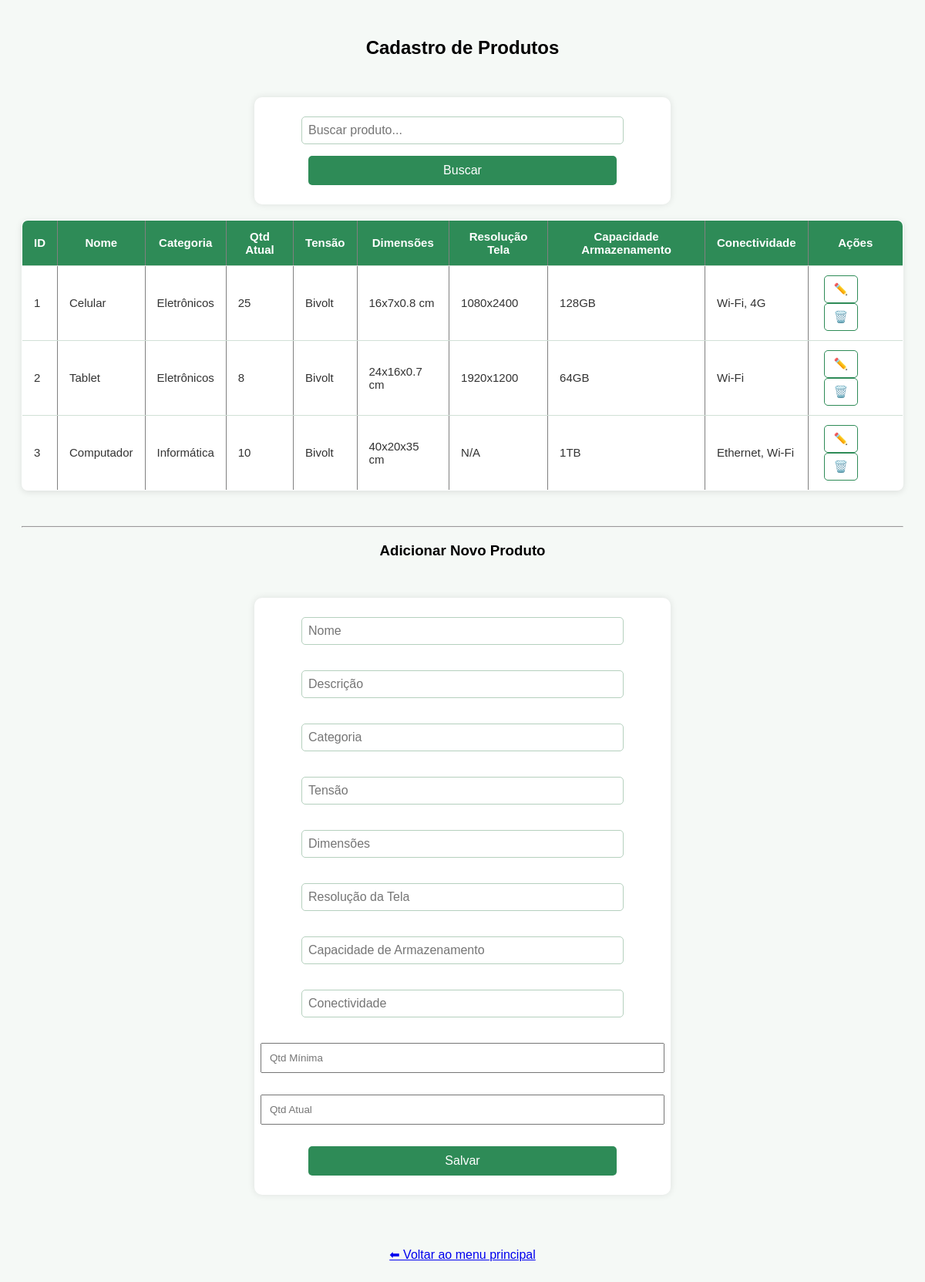
Page /cadastro_produto.php (signed in) on the committed database.
### tables this page shows
CREATE TABLE produtos (
  id_produto INT AUTO_INCREMENT PRIMARY KEY,
  nome VARCHAR(100) NOT NULL,
  descricao TEXT,
  categoria VARCHAR(50),
  tensao VARCHAR(20),
  dimensoes VARCHAR(50),
  resolucao_tela VARCHAR(50),
  capacidade_armazenamento VARCHAR(50),
  conectividade VARCHAR(50),
  quantidade_minima INT DEFAULT 0,
  quantidade_atual INT DEFAULT 0
);

### cadastro_produto.php (the view, shortened to what this page needs)
<?php
include('conexao.php');
$busca = isset($_GET['busca']) ? $_GET['busca'] : '';
$sql = "SELECT * FROM produtos WHERE nome LIKE '%$busca%'";
$result = $conn->query($sql);
$produtoEdit = [
    'id_produto' => '',
    'nome' => '',
    'descricao' => '',
    'categoria' => '',
    'quantidade_minima' => '',
    'quantidade_atual' => '',
    'tensao' => '',
    'dimensoes' => '',
    'resolucao_tela' => '',
    'capacidade_armazenamento' => '',
    'conectividade' => ''
];
?>
<!DOCTYPE html>
<html lang="pt-br">
<head>
<link rel="stylesheet" href="style.css">
</head>
<body>
<div class="container">
<h2>Cadastro de Produtos</h2>
<form method="get" style="margin-bottom:10px;">
  <input type="text" name="busca" placeholder="Buscar produto..." value="<?= htmlspecialchars($busca) ?>">
  <button type="submit">Buscar</button>
</form>
<table border="1">
<tr>
    <th>ID</th>
    <th>Nome</th>
    <th>Categoria</th>
    <th>Qtd Atual</th>
    <th>Tensão</th>
    <th>Dimensões</th>
    <th>Resolução Tela</th>
    <th>Capacidade Armazenamento</th>
    <th>Conectividade</th>
    <th>Ações</th>
</tr>
<?php if ($result->num_rows > 0): ?>
<?php while($p = $result->fetch_assoc()): ?>
<tr>
    <td><?= $p['id_produto'] ?></td>
    <td><?= htmlspecialchars($p['nome']) ?></td>
    <td><?= htmlspecialchars($p['categoria']) ?></td>
    <td><?= $p['quantidade_atual'] ?></td>
    <td><?= htmlspecialchars($p['tensao']) ?></td>
    <td><?= htmlspecialchars($p['dimensoes']) ?></td>
    <td><?= htmlspecialchars($p['resolucao_tela']) ?></td>
    <td><?= htmlspecialchars($p['capacidade_armazenamento']) ?></td>
    <td><?= htmlspecialchars($p['conectividade']) ?></td>
    <td>
        <a href="?editar=<?= $p['id_produto'] ?>">✏️</a>
        <a href="?excluir=<?= $p['id_produto'] ?>" onclick="return confirm('Deseja realmente excluir este produto?')">🗑️</a>
    </td>
</tr>
<?php endwhile; ?>
<?php else: ?>
<tr><td colspan="10">Nenhum produto encontrado.</td></tr>
<?php endif; ?>
</table>
<br>
<hr>
<h3><?= $produtoEdit['id_produto'] ? "Editar Produto" : "Adicionar Novo Produto" ?></h3>
<form method="post">
  <input type="text" name="nome" placeholder="Nome" value="<?= htmlspecialchars($produtoEdit['nome']) ?>" required><br>
  <input type="text" name="descricao" placeholder="Descrição" value="<?= htmlspecialchars($produtoEdit['descricao']) ?>"><br>
  <input type="text" name="categoria" placeholder="Categoria" value="<?= htmlspecialchars($produtoEdit['categoria']) ?>"><br>
  <input type="text" name="tensao" placeholder="Tensão" value="<?= htmlspecialchars($produtoEdit['tensao']) ?>"><br>
  <input type="text" name="dimensoes" placeholder="Dimensões" value="<?= htmlspecialchars($produtoEdit['dimensoes']) ?>"><br>
  <input type="text" name="resolucao_tela" placeholder="Resolução da Tela" value="<?= htmlspecialchars($produtoEdit['resolucao_tela']) ?>"><br>
  <input type="text" name="capacidade_armazenamento" placeholder="Capacidade de Armazenamento" value="<?= htmlspecialchars($produtoEdit['capacidade_armazenamento']) ?>"><br>
  <input type="text" name="conectividade" placeholder="Conectividade" value="<?= htmlspecialchars($produtoEdit['conectividade']) ?>"><br>
  <input type="number" name="minimo" placeholder="Qtd Mínima" value="<?= htmlspecialchars($produtoEdit['quantidade_minima']) ?>" required><br>
  <input type="number" name="quantidade" placeholder="Qtd Atual" value="<?= htmlspecialchars($produtoEdit['quantidade_atual']) ?>" <?= $produtoEdit['id_produto'] ? 'readonly' : '' ?> required><br>
  <button type="submit" name="salvar">Salvar</button>
</form>
<br>
<a href="Painel.php">⬅ Voltar ao menu principal</a>
</div>
</body>
</html>

### style.css (style rules this page uses)
.container { max-width: 1200px; margin: auto; padding: 20px; }
table { width: 100%; border-collapse: collapse; margin: 20px auto; background-color: #ffffff; box-shadow: 0px 2px 8px rgba(0,0,0,0.1); border-radius: 8px; overflow: hidden; font-size: 15px; }
table th, table td { padding: 12px 15px; text-align: left; border-bottom: 1px solid #d1e0d6; }
table th { background-color: #2e8b57; color: white; font-weight: bold; text-align: center; }
table td { color: #333; }
table td a { color: #007bff; text-decoration: none; font-weight: bold; margin: 0 5px; }
table td a { color: #2e8b57; text-decoration: none; font-weight: bold; margin: 0 5px; padding: 8px 12px; border: 1px solid #2e8b57; border-radius: 5px; display: inline-block; }
body { font-family: Arial, sans-serif; background-color: #f5f9f6; text-align: center; }
input, button { width: 100%; padding: 10px; margin: 5px 0; }
form { width: 500px; margin: 50px auto; padding: 20px; background-color: #ffffff; border-radius: 10px; box-shadow: 0px 0px 10px rgba(0, 0, 0, 0.1); display: flex; flex-direction: column; align-items: center; }
input[type="text"], input[type="email"], input[type="password"], select { width: 80%; padding: 8px; margin-bottom: 10px; border: 1px solid #b5d0be; border-radius: 5px; font-size: 16px; }
button { width: 80%; padding: 10px; background-color: #2e8b57; color: white; border: none; border-radius: 5px; font-size: 16px; cursor: pointer; transition: 0.3s; }

### rows in the picture
produtos: id_produto "1", nome "Celular", categoria "Eletrônicos", quantidade_atual "25", tensao "Bivolt", dimensoes "16x7x0.8 cm", resolucao_tela "1080x2400", capacidade_armazenamento "128GB", conectividade "Wi-Fi, 4G"
produtos: id_produto "2", nome "Tablet", categoria "Eletrônicos", quantidade_atual "8", tensao "Bivolt", dimensoes "24x16x0.7 cm", resolucao_tela "1920x1200", capacidade_armazenamento "64GB", conectividade "Wi-Fi"
produtos: id_produto "3", nome "Computador", categoria "Informática", quantidade_atual "10", tensao "Bivolt", dimensoes "40x20x35 cm", resolucao_tela "N/A", capacidade_armazenamento "1TB", conectividade "Ethernet, Wi-Fi"
